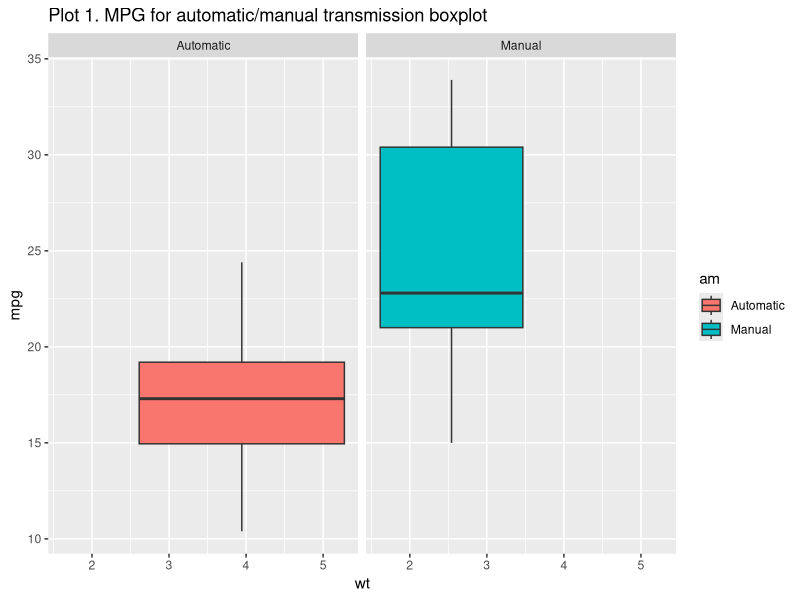
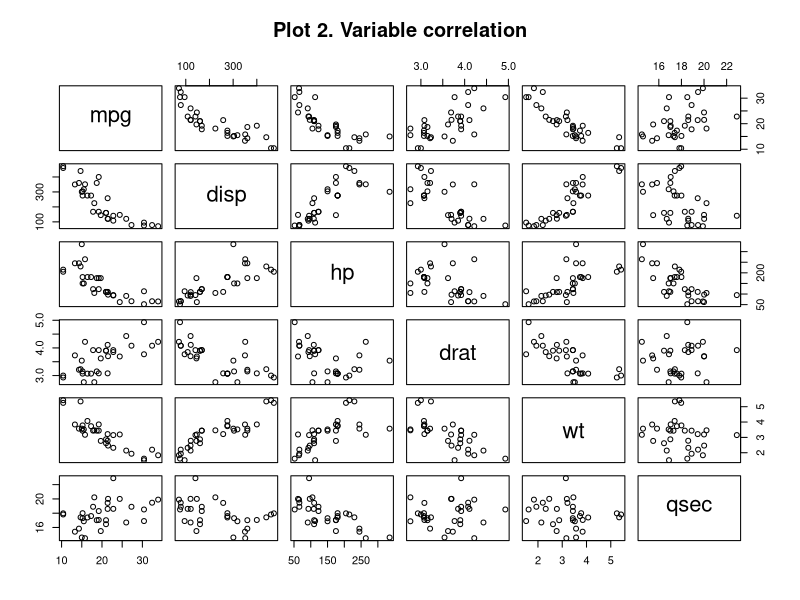
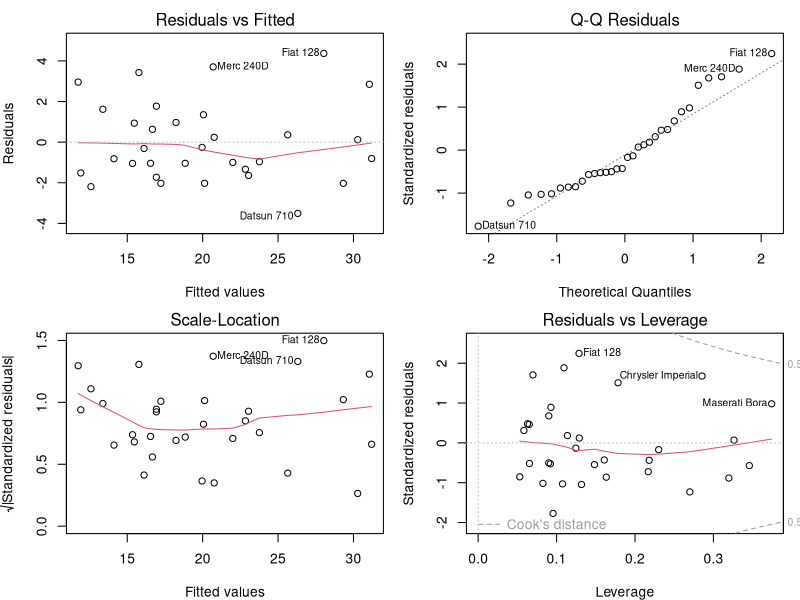

R code for these plots, in order:
## ---- chunk 1
full<-lm(mpg~., mtcars)
best<-step(full, direction = 'both', trace=0)
summary(best)$call
## ---- chunk 2
corr<-cbind(cor(mtcars$wt,mtcars$qsec), cor(mtcars$wt,mtcars$am), cor(mtcars$am,mtcars$qsec))
colnames(corr)<-c('wt~qsec','wt~am','am~qsec')
corr
## ---- chunk 3
fit1<-lm(mpg ~ wt + qsec, mtcars)
fit3<-lm(mpg ~ wt + qsec + am + wt:am, mtcars)
anova(fit1, best, fit3)
## ---- chunk 4
t.test(mpg~am, mtcars)
## ---- chunk 5
library(ggplot2)
require(datasets)
mtcars$am<-factor(mtcars$am)
levels(mtcars$am) <-c('Automatic','Manual')
d1<-ggplot(mtcars, aes(y=mpg, x=wt, group=am))
d1<-d1+geom_boxplot(aes(fill=am)) +facet_grid(.~am)
d1 + ggtitle('Plot 1. MPG for automatic/manual transmission boxplot') 

pairs(mtcars[c(1,3,4,5,6,7)], main='Plot 2. Variable correlation')
## ---- chunk 6
par(mfrow=c(2,2), mar=c(4,4,2,1))
plot(fit3)
## ---- chunk 7
remove(mtcars)
require(datasets)
cr<-c()
for (i in 1:dim(mtcars)[2]) cr<-cbind(cr, cor(mtcars$mpg, mtcars[,i]))
colnames(cr)<-names(mtcars)
cr
fit0<-lm(mpg ~ wt, mtcars)
## ---- chunk 8
cr<-c()
for (i in 1:dim(mtcars)[2]) cr<-cbind(cr, cor(residuals(fit0), mtcars[,i]))
colnames(cr)<-names(mtcars)
cr
fit1<-lm(mpg ~ wt + qsec, mtcars)
## ---- chunk 9
cr<-c()
for (i in 1:dim(mtcars)[2]) cr<-cbind(cr, cor(residuals(fit1), mtcars[,i]))
colnames(cr)<-names(mtcars)
cr
fit2<-lm(mpg ~ wt + qsec + am, mtcars)
## ---- chunk 10
anova(fit0,fit1,fit2, fit3)
rbind(summary(fit0)$coef[2,],
      summary(fit1)$coef[2,],
      summary(fit2)$coef[2,],
      summary(fit3)$coef[2,])
